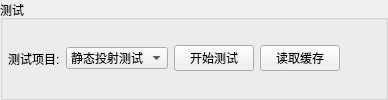
              <widget class="QGroupBox" name="groupBox_6">
               <property name="title">
                <string>测试</string>
               </property>
               <layout class="QHBoxLayout" name="horizontalLayout_2">
                <property name="leftMargin">
                 <number>5</number>
                </property>
                <property name="topMargin">
                 <number>3</number>
                </property>
                <property name="rightMargin">
                 <number>5</number>
                </property>
                <property name="bottomMargin">
                 <number>3</number>
                </property>
                <item>
                 <widget class="QLabel" name="label_45">
                  <property name="text">
                   <string>测试项目:</string>
                  </property>
                 </widget>
                </item>
                <item>
                 <widget class="QComboBox" name="comboBox_testFucntion">
                  <item>
                   <property name="text">
                    <string>静态投射测试</string>
                   </property>
                  </item>
                  <item>
                   <property name="text">
                    <string>移动投射测试</string>
                   </property>
                  </item>
                 </widget>
                </item>
                <item>
                 <widget class="QPushButton" name="pushButton_testStart">
                  <property name="text">
                   <string>开始测试</string>
                  </property>
                 </widget>
                </item>
                <item>
                 <widget class="QPushButton" name="pushButton_testStart_2">
                  <property name="text">
                   <string>读取缓存</string>
                  </property>
                 </widget>
                </item>
                <item>
                 <spacer name="horizontalSpacer_9">
                  <property name="orientation">
                   <enum>Qt::Horizontal</enum>
                  </property>
                  <property name="sizeHint" stdset="0">
                   <size>
                    <width>40</width>
                    <height>20</height>
                   </size>
                  </property>
                 </spacer>
                </item>
               </layout>
              </widget>
